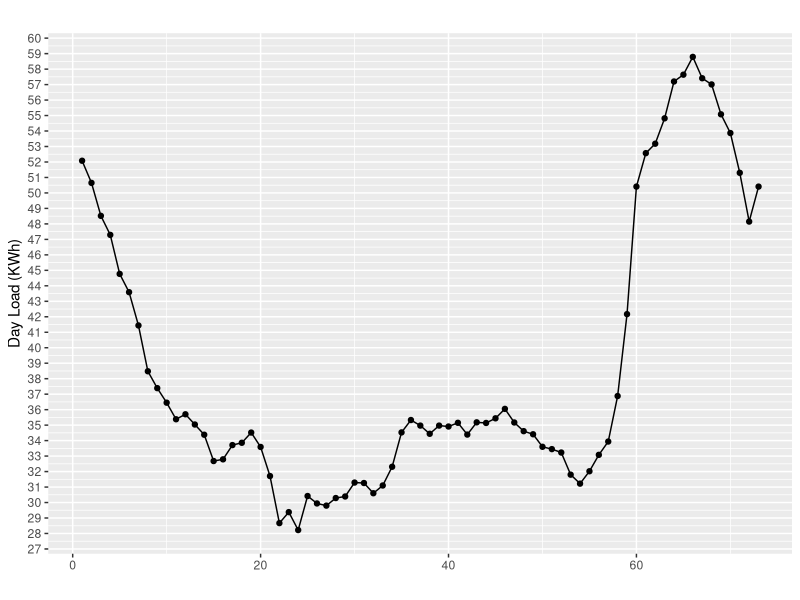

The R script that drew this image:
library(readxl)
library(ggplot2)

day_load<-unlist(read_excel("Alldata_excel.xlsx", range = "A2:A74",col_names = FALSE))

num <-length(day_load)

x<-seq(1,73)
y1<-day_load
#class(y1)
#length(seq(1,73))

#group <- rep(LETTERS[1:7],times=7)        # group, one shape per group
loadData <- data.frame(
  dayload = day_load
  )
#data[,2]
tiff("dayLoadTrend.tiff", units="in", width=10, height=10, res=300)
ggplot(loadData,aes(x=seq(1,73), y=dayload),fill="red") +
  geom_line()+
  geom_point()+
  scale_y_continuous(breaks=seq(1,73,by=1))+
  labs(
    title = "",
    x="",
    y="Day Load (KWh)",
    fill ="Legend"
  )
dev.off()
